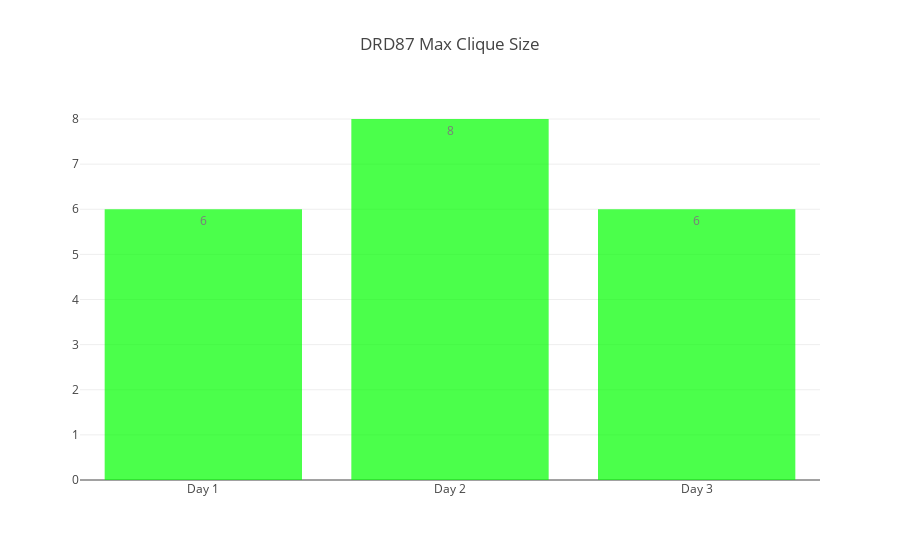

Write notebook code for a chart like this one.
### Code cell
x = ["Day 1", "Day 2", "Day 3"]
y = [drd87_day1_graph.max_clique_size, drd87_day2_graph.max_clique_size, drd87_day3_graph.max_clique_size]
plot_network_measures(x, y, title="DRD87 Max Clique Size")

### Figure 1 — Plotly figure (JSON) as saved in the notebook; plotly's stock layout.template omitted (floating-point values rounded to 4 significant figures)
{"data": [{"marker": {"color": "rgb(0, 255, 0)"}, "name": "1", "opacity": 0.7, "text": [6, 8, 6], "textposition": "auto", "type": "bar", "uid": "7d2c68", "x": ["Day 1", "Day 2", "Day 3"], "y": [6, 8, 6]}], "layout": {"autosize": true, "title": "DRD87 Max Clique Size", "xaxis": {"autorange": true, "range": [-0.5, 2.5], "type": "category"}, "yaxis": {"autorange": true, "range": [0, 8.421], "type": "linear"}}}
